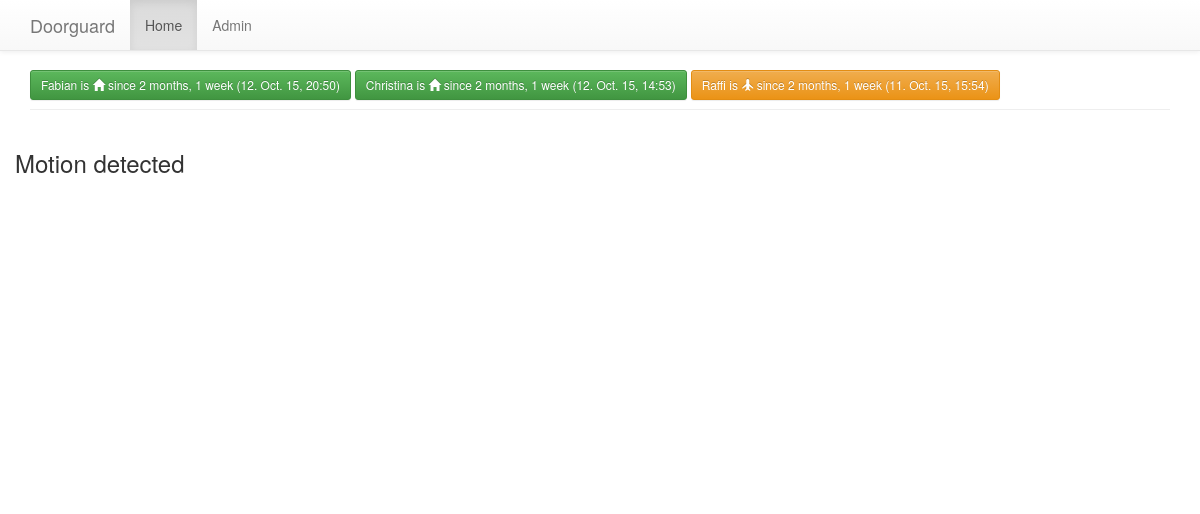
The page /motion_details/ on the database as committed earlier.
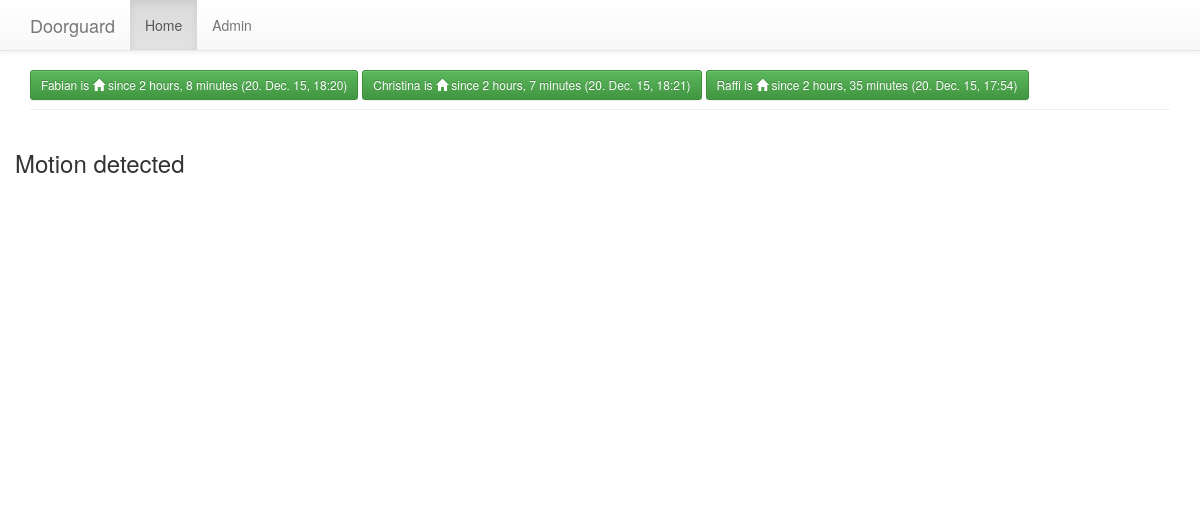
The same page on the database as committed later.
### doorguard/models.py (models this page shows, shortened)
class Device(models.Model):
    name = models.CharField(max_length=50, unique=True)
    owner = models.ForeignKey(Person, null=True, blank=True)
    ip = models.GenericIPAddressField(protocol='ipv4', unique=True)
    created = models.DateTimeField(auto_now_add=True)
    modified = models.DateTimeField(auto_now=True)
    is_home = models.BooleanField(default=False)

class Person(models.Model):
    name = models.CharField(max_length=30, unique=True)

### doorguard/views.py (the view)
# urls.py: url(r'^motion_details/$', views.motion_details, name='motion-details'),
def motion_details(request, days=3):
    devices = Device.objects.all()
    minutes = 10
    start = timezone.now() - timezone.timedelta(days=days)
    motion_time = []
    motion_count = []
    delta = timezone.timedelta(minutes=minutes)
    while start < timezone.now():
        cnt = Log.objects.filter(log_type__exact='MO', status=True, created__range=[start, start+delta]).count()
        motion_time.append(start)
        motion_count.append(cnt)
        start += delta
    motion_time = mark_safe([timezone.localtime(m).strftime('%Y-%m-%d %H:%M:%S') for m in motion_time].__str__())
    motion_count = mark_safe(motion_count.__str__())
    range_start = mark_safe(timezone.localtime(timezone.now()-timezone.timedelta(days=1)).strftime('%Y-%m-%d %H:%M:%S'))
    range_end = mark_safe(timezone.localtime(timezone.now()).strftime('%Y-%m-%d %H:%M:%S'))
    return render_to_response(
        'motions.html',
        locals()
    )

### doorguard/templates/motions.html (shortened to what this page needs)
{% load staticfiles %}
<!DOCTYPE html>
<html lang="en">
  <head>
    <link href="{% static 'css/bootstrap.min.css' %}" rel="stylesheet">
    <link href="{% static 'css/bootstrap-theme.min.css' %}" rel="stylesheet">
    <link href="{% static 'css/theme.css' %}" rel="stylesheet">
  </head>
  <body role="document">
    <nav class="navbar navbar-default navbar-fixed-top">
      <div class="container">
        <div class="navbar-header">
          <a class="navbar-brand" href="/">Doorguard </a>
        </div>
        <div id="navbar" class="navbar-collapse collapse">
          <ul class="nav navbar-nav">
            <li class="active"><a href="/">Home</a></li>
            <li><a href="/admin">Admin</a></li>
          </ul>
        </div>
      </div>
    </nav>
    <div class="container theme-showcase" role="main">
    <div class="page-header">
        {% for d in devices %}
              <button type="button" class="btn btn-sm {% if d.is_home %}btn-success{% else %}btn-warning{% endif %}">
                  {{ d.owner.name }} is {% if d.is_home %}<span class="glyphicon glyphicon-home" aria-hidden="true"></span>{% else %}<span class="glyphicon glyphicon-plane" aria-hidden="true"></span>{% endif %}
                since {{ d.modified|timesince }} ({{ d.modified }})
              </button>
        {% endfor %}
      </div>
      <div class="row">
        <h3>Motion detected</h3>
        <div id="tester" style="width:700px;height:300px;"></div>
      </div>
    </div>
  </body>
</html>

### doorguard/static/css/theme.css (style rules this page uses)
body { padding-top: 30px; padding-bottom: 10px; }

Rows that differ between the two databases and show on the page:
changed Device "Fabian": modified "2 months, 1 week" → "2 hours, 8 minutes"; modified "12. Oct. 15, 20:50" → "20. Dec. 15, 18:20"
changed Device "Christina": modified "2 months, 1 week" → "2 hours, 7 minutes"; modified "12. Oct. 15, 14:53" → "20. Dec. 15, 18:21"
changed Device "Raffi": is_home False → True (drawn); modified "2 months, 1 week" → "2 hours, 35 minutes"; modified "11. Oct. 15, 15:54" → "20. Dec. 15, 17:54"
